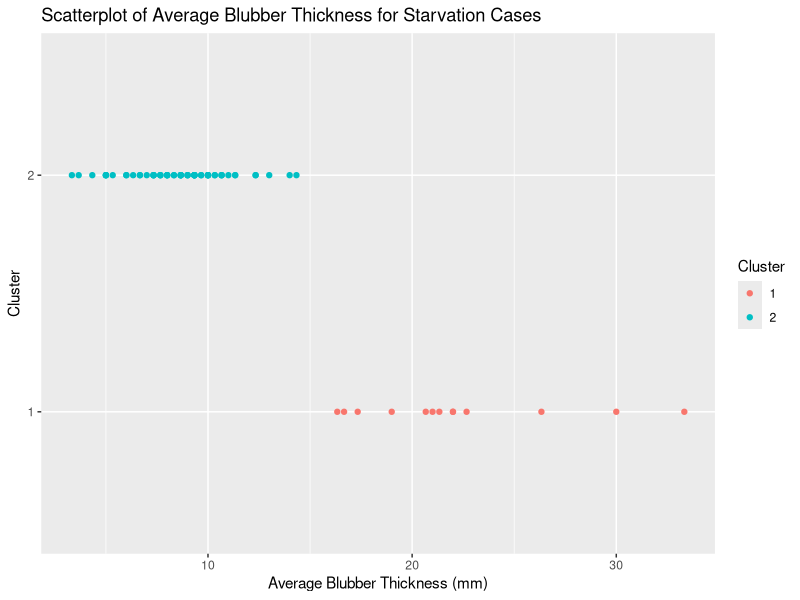

Here is the R script that generated this plot:
# Libraries
library(dplyr) # To use pipes/ recode composition code
library(readxl) # To import Excel files
library(ggplot2)

# Load in data
SMASS <- read_excel("SMASS_Excel.xlsx")

SMASS_table <- table(SMASS$CoD)
SMASS_table

# View(SMASS)

SMASS$`Dorsal Blubber mm` <- as.numeric(SMASS$`Dorsal Blubber mm`)
SMASS$`Ventral Blubber mm` <- as.numeric(SMASS$`Ventral Blubber mm`)
SMASS$`Lateral Blubber mm` <- as.numeric(SMASS$`Lateral Blubber mm`)

# Create a new variable for the average of blubber thickness
SMASS$Blubber_Average <- rowMeans(SMASS[, c("Dorsal Blubber mm", "Lateral Blubber mm", "Ventral Blubber mm")], na.rm = TRUE)


# Filter data for cases with "Starvation" as the cause of death
starvation_data <- subset(SMASS, `Cause of Death Category` %in% c("Starvation", "Starvation/Hypothermia"))


# Clustering
dorsal_blubber_values <- as.numeric(starvation_data$Blubber_Average)
kmeans_result <- kmeans(dorsal_blubber_values, centers = 2)

# Add cluster information to the dataframe
starvation_data$cluster <- as.factor(kmeans_result$cluster)


# Count cases in each cluster
cluster_counts <- table(starvation_data$cluster)
print(cluster_counts)

# Visualize clustered data with a scatterplot
ggplot(starvation_data, aes(x = Blubber_Average, y = cluster, color = cluster)) +
    geom_point() +
    labs(
        title = "Scatterplot of Average Blubber Thickness for Starvation Cases",
        x = "Average Blubber Thickness (mm)",
        y = "Cluster",
        color = "Cluster"
    )
